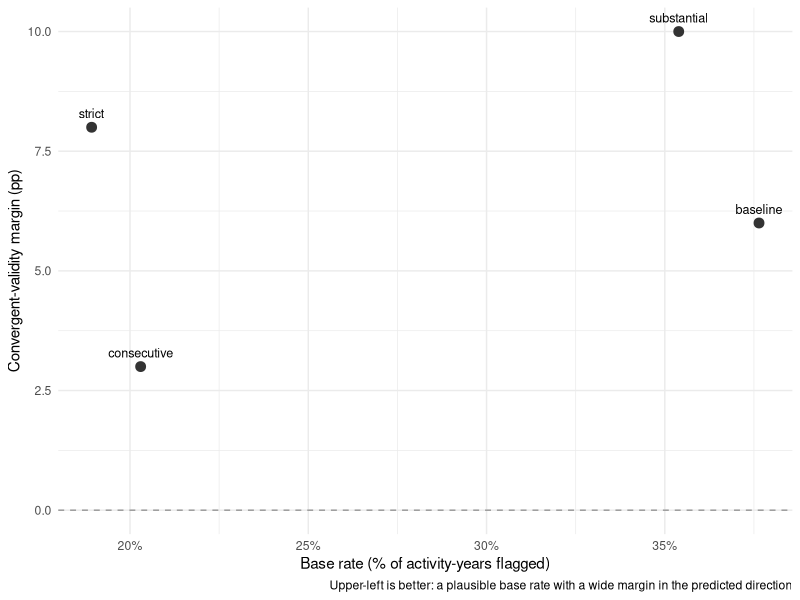

Source code (R): (Note: this script raises an error after producing the figure.)
## ---- chunk 1
library(tidyverse)
library(scales)
library(conflicted)
conflict_prefer("select", "dplyr")
conflict_prefer("filter", "dplyr")
conflict_prefer("lag", "dplyr")

analysis   <- read_csv("../data/interim/analysis.csv", show_col_types = FALSE)
panel_year <- read_csv("../data/interim/panel_year.csv", show_col_types = FALSE)
structural <- read_csv("../data/interim/structural.csv", show_col_types = FALSE)
controls   <- read_csv("../data/external/controls_country_year.csv", show_col_types = FALSE)
political  <- read_csv("../data/external/controls_political.csv", show_col_types = FALSE)
## ---- chunk 2
# budget_orig: 71% missing, and every negative value belongs to the World Bank —
# a publisher-specific sign convention in revised budget lines, not noise. The
# variable cannot be repaired without re-extracting original-committed lines
# only, and at 71% missing it would not earn its place even then.
# tied_status: 89% a single value (untied). A control with no variation
# identifies nothing; that budget support is untied is expected, not a finding.
dropped <- c("budget_orig", "n_budget_lines", "budget_ccy", "tied_status")

clean <- analysis |> select(-all_of(dropped))

tibble(dropped = dropped)
## ---- chunk 3
# A planned end before the planned start is impossible; a planned duration
# beyond 20 years is not a budget support operation. Both become NA rather than
# being winsorised: they are reporting errors, not extreme true values.
MAX_DURATION_DAYS <- 7300

# Early closure is genuine information in both tails — closing late is as
# meaningful as closing early — so this is winsorised rather than nulled, to
# keep the sign while removing leverage from a handful of extremes.
EARLY_BOUND_DAYS <- 730

clean <- clean |>
  mutate(
    planned_duration_days = if_else(
      planned_duration_days < 0 | planned_duration_days > MAX_DURATION_DAYS,
      NA_integer_, planned_duration_days
    ),
    y2_early_days_raw = y2_early_days,
    y2_early_days = pmin(pmax(y2_early_days, -EARLY_BOUND_DAYS), EARLY_BOUND_DAYS)
  )

clean |>
  summarise(
    duration_nulled = sum(is.na(planned_duration_days)) - sum(is.na(analysis$planned_duration_days)),
    early_winsorised = sum(y2_early_days != y2_early_days_raw, na.rm = TRUE)
  )
## ---- chunk 4
# hierarchy 0 is not in the IATI codelist. It is concentrated in the IADB and
# a few bilaterals, and marks a standalone operation rather than a component of
# one, which is what level 1 means. Recoded to 1.
#
# finance_type and flow_type are missing for about a third of activities.
# Whether a publisher declares them is plausibly a fact about its reporting
# practice, not about the activity, so the missingness is kept as a level
# rather than imputed away.
clean <- clean |>
  mutate(
    hierarchy = if_else(hierarchy == 0, 1, hierarchy),
    # The codes stay numeric; the labels get the explicit level. IATI's own
    # `_codename` values are used rather than transcribed ones, so the labels
    # are authoritative — including where they reveal a publisher error:
    # finance_type 1, 2 and 4 resolve to "GNI", "ODA % GNI" and "Population",
    # which belong to a different codelist and are flagged rather than recoded.
    across(any_of(c("finance_type_name", "flow_type_name",
                    "collaboration_type_name")),
           ~ fct_na_value_to_level(factor(.x), level = "not declared"))
  )

clean |> count(hierarchy)
if ("finance_type_name" %in% names(clean)) {
  clean |> count(finance_type, finance_type_name, sort = TRUE)
  clean |> count(flow_type, flow_type_name, sort = TRUE)
} else {
  clean |> count(finance_type, sort = TRUE)
}
## ---- chunk 5
# The monetary variables are approximately log-normal once zeros and negatives
# are removed (EDA §3). log1p on the positive part keeps zeros at zero rather
# than dropping them.
clean <- clean |>
  mutate(
    # if_else evaluates both branches, so log() must not see the non-positive
    # values even though they are discarded — hence the guarded input.
    log_commitment   = if_else(commitment_usd_full > 0,
                               log(pmax(commitment_usd_full, 1)), NA_real_),
    log_disbursement = if_else(disbursement_usd_full > 0,
                               log(pmax(disbursement_usd_full, 1)), NA_real_)
  )
## ---- chunk 6
# 9 activities carry no recipient country and can receive no country-level
# control. A further set names countries the World Bank does not report on —
# small Pacific and French overseas territories. Both are coverage losses to
# report, not to patch.
before <- nrow(clean)

clean <- clean |>
  filter(!is.na(recipient_main), recipient_main %in% controls$iso2)

tibble(
  activities_before = before,
  dropped_no_country_coverage = before - nrow(clean),
  activities_after = nrow(clean)
)
## ---- chunk 7
activity_span <- panel_year |>
  filter(iatiidentifier %in% clean$iatiidentifier) |>
  summarise(first_year = min(year), last_year = max(year), .by = iatiidentifier)

year_events <- activity_span |>
  reframe(year = first_year:last_year, .by = iatiidentifier) |>
  left_join(panel_year, by = c("iatiidentifier", "year")) |>
  mutate(
    disbursement_usd = replace_na(disbursement_usd, 0),
    commitment_usd   = replace_na(commitment_usd, 0)
  ) |>
  arrange(iatiidentifier, year) |>
  mutate(
    cum_commit   = cumsum(commitment_usd),
    cum_disb     = cumsum(disbursement_usd),
    balance_owed = cum_commit - cum_disb,
    # Share of the activity's committed money still outstanding. A balance of
    # 2% left over is not the same event as a balance of 80%.
    balance_share = if_else(cum_commit > 0, balance_owed / cum_commit, NA_real_),
    interrupted   = as.integer(disbursement_usd <= 0 & balance_owed > 0),
    .by = iatiidentifier
  )

year_events |>
  summarise(activity_years = n(), activities = n_distinct(iatiidentifier),
            base_rate = round(100 * mean(interrupted)))
## ---- chunk 8
year_events <- year_events |>
  arrange(iatiidentifier, year) |>
  mutate(
    prev_interrupted = lag(interrupted, default = 0L),
    next_interrupted = lead(interrupted, default = 0L),
    # V1 — the interruption persists: a year that is interrupted and adjacent
    # to another interrupted year. A one-off gap is treated as scheduling.
    int_consecutive = as.integer(interrupted == 1 &
                                  (prev_interrupted == 1 | next_interrupted == 1)),
    # V2 — the money at stake is substantial: at least a quarter of committed
    # funds still outstanding. Withholding 2% of a nearly-complete operation is
    # not the sanction the theory describes.
    # balance_share is NA where no commitment has yet been recorded in the
    # window; %in% TRUE collapses that to FALSE rather than propagating NA
    # through the whole variant.
    int_substantial = as.integer((interrupted == 1 & balance_share >= 0.25) %in% TRUE),
    # V3 — both conditions.
    int_strict = as.integer((int_consecutive == 1 & int_substantial == 1) %in% TRUE),
    .by = iatiidentifier
  )

variants <- c(baseline = "interrupted", consecutive = "int_consecutive",
              substantial = "int_substantial", strict = "int_strict")

map_dfr(names(variants), \(v) {
  col <- variants[[v]]
  year_events |>
    summarise(variant = v,
              base_rate = round(100 * mean(.data[[col]])),
              activity_years_flagged = sum(.data[[col]]))
})
## ---- chunk 9
early <- clean |>
  filter(!is.na(y2_early_days)) |>
  transmute(iatiidentifier, closed_early = as.integer(y2_early_days > 30))

convergent_test <- map_dfr(names(variants), \(v) {
  col <- variants[[v]]
  year_events |>
    summarise(flagged = as.integer(sum(.data[[col]]) > 0), .by = iatiidentifier) |>
    inner_join(early, by = "iatiidentifier") |>
    summarise(
      variant          = v,
      n_flagged        = sum(flagged),
      early_if_flagged = round(100 * mean(closed_early[flagged == 1])),
      early_if_not     = round(100 * mean(closed_early[flagged == 0])),
      margin           = early_if_flagged - early_if_not
    )
})

convergent_test
## ---- chunk 10
#| label: fig-variants
#| fig-cap: "Convergent-validity margin and base rate, by candidate refinement"
convergent_test |>
  left_join(
    map_dfr(names(variants), \(v) tibble(variant = v,
      base_rate = 100 * mean(year_events[[variants[[v]]]]))),
    by = "variant"
  ) |>
  ggplot(aes(base_rate, margin, label = variant)) +
  geom_hline(yintercept = 0, linetype = "dashed", colour = "grey60") +
  geom_point(size = 3, colour = "grey20") +
  geom_text(vjust = -0.9, size = 3.2) +
  scale_x_continuous(labels = label_percent(scale = 1)) +
  labs(x = "Base rate (% of activity-years flagged)",
       y = "Convergent-validity margin (pp)",
       caption = "Upper-left is better: a plausible base rate with a wide margin in the predicted direction") +
  theme_minimal(base_size = 11)
## ---- chunk 11
#| echo: false
best <- convergent_test |> slice_max(margin, n = 1)
## ---- chunk 12
OUTCOME_VAR <- best$variant

year_events <- year_events |>
  mutate(interrupted_flag = .data[[variants[[OUTCOME_VAR]]]])
## ---- chunk 13
model_data <- year_events |>
  select(iatiidentifier, year, interrupted_flag, balance_owed, balance_share,
         disbursement_usd, commitment_usd) |>
  # Activity-level attributes repeat across the activity's years.
  left_join(
    clean |> select(iatiidentifier, donor_ref, donor, x1_donor_type, modality,
                    recipient_main, status_code, status_name,
                    finance_type, flow_type, collaboration_type,
                    any_of(c("finance_type_name", "flow_type_name",
                             "collaboration_type_name")),
                    hierarchy, log_commitment,
                    planned_duration_days, y2_early_days, y1_gap_full),
    by = "iatiidentifier"
  ) |>
  # Structural position is already donor-country-year, so it joins on the
  # outcome's own unit rather than being averaged over an activity's life —
  # the averaging step the activity-level outcome used to require.
  # Built on commitments, so no lag is needed: a donor that withholds does not
  # thereby reduce what it has committed, and the measure is structurally prior
  # to the outcome. `disb_year` travels along only for
  # the descriptive comparison in 04_eda_clean.
  left_join(
    structural |> select(donor_ref, country, year, s1_share, s2_hhi_net,
                         s3_n_donors, cum_commit, disb_year),
    by = c("donor_ref", "recipient_main" = "country", "year")
  ) |>
  left_join(
    controls |> select(iso2, year, voice_account, corruption_ctrl, pol_stability,
                       aid_dependence, gdp_pc, population, region, income_group),
    by = c("recipient_main" = "iso2", "year")
  ) |>
  left_join(
    political |> select(iso2, year, coup, coup_attempt, election_year),
    by = c("recipient_main" = "iso2", "year")
  ) |>
  mutate(
    # S1 = 1 in a single-donor cell is maximal leverage, not an artefact
    #. Flagged rather than excluded; H3 drops these
    # because a pool net of its only member has no fragmentation to measure.
    single_donor = as.integer(s3_n_donors == 1),
    log_gdp_pc   = log(gdp_pc),
    log_pop      = log(population)
  )

model_data |>
  summarise(
    activity_years = n(),
    activities     = n_distinct(iatiidentifier),
    donors         = n_distinct(donor_ref),
    countries      = n_distinct(recipient_main),
    years          = paste(min(year), max(year), sep = "-"),
    interrupted_rate = round(100 * mean(interrupted_flag))
  )
## ---- chunk 14
model_data |>
  summarise(across(c(s1_share, s2_hhi_net, s3_n_donors, voice_account,
                     corruption_ctrl, pol_stability, aid_dependence,
                     log_gdp_pc, coup, election_year),
                   ~ round(100 * mean(is.na(.x))))) |>
  pivot_longer(everything(), names_to = "variable", values_to = "pct_missing") |>
  arrange(desc(pct_missing))
## ---- chunk 15
model_data |>
  summarise(
    complete_for_h1 = sum(complete.cases(pick(s1_share, voice_account,
                                              aid_dependence, log_gdp_pc))),
    total           = n()
  ) |>
  mutate(pct_retained = round(100 * complete_for_h1 / total))
## ---- chunk 16
write_csv(model_data, "../data/processed/model_data_year.csv")
write_csv(clean,      "../data/processed/activities_clean.csv")
